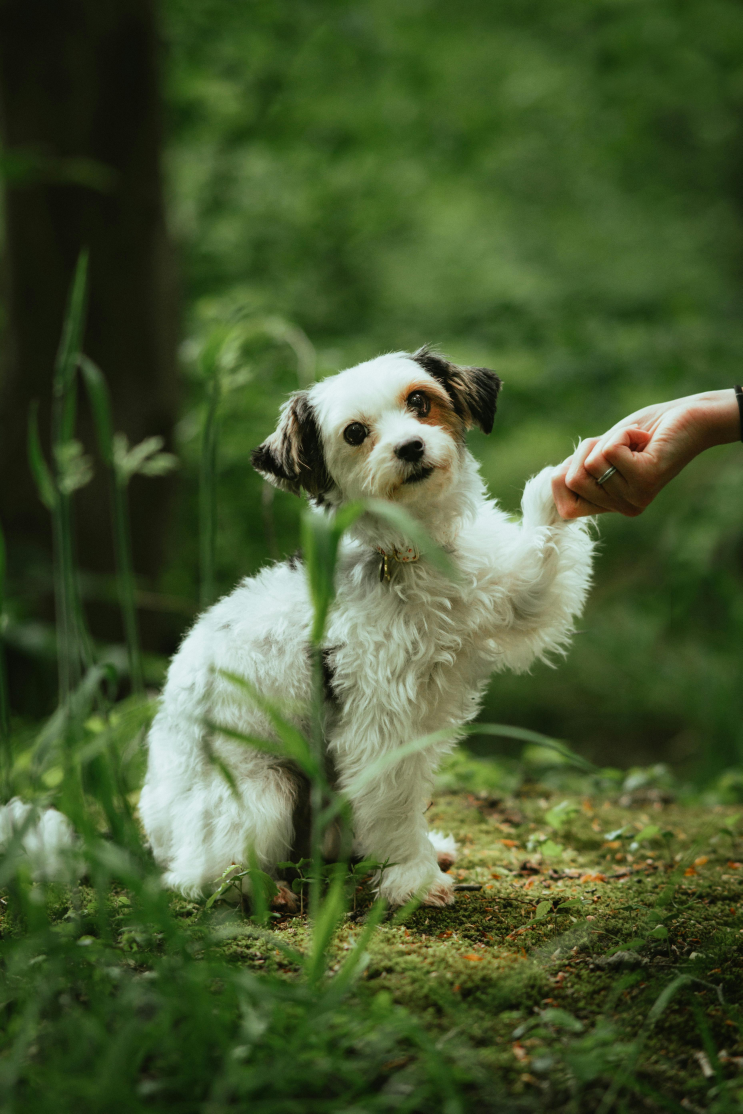
#> input picture Images/pic4.jpg, 3712 x 5568 px (shown at 1/5 size)
$ python draw.py
#> lines starting #> are read from the running program, lines starting #| are printed output that depends on the picture
import cv2 as cv
import numpy

image = cv.imread('Images/pic4.jpg')
#> image is the input picture: shape (5568, 3712, 3); mean B, G, R 49.2, 89.2, 72.1
# cv.imshow('pic4', image)

# displays black image
# height and width is 500 with 3 color channel
blank_image = numpy.zeros((500, 500, 3), dtype = 'uint8')
# cv.imshow("blank", blank_image)

#----------------Color------------------------
#adding color to the blank image
#by default, it is blue-green-red
# blank_image[:] = 255, 255, 255

#adding color to a specific area only
# blank_image[200:300, 200:300] = 255, 255, 255
# cv.imshow('color', blank_image)

#-----------------Rectangle-------------------
#draw a rectangle
#(image, point1, point2, color, thickness)
cv.rectangle(blank_image, (100,200), (200,100), (255,0,0), thickness = 10 )
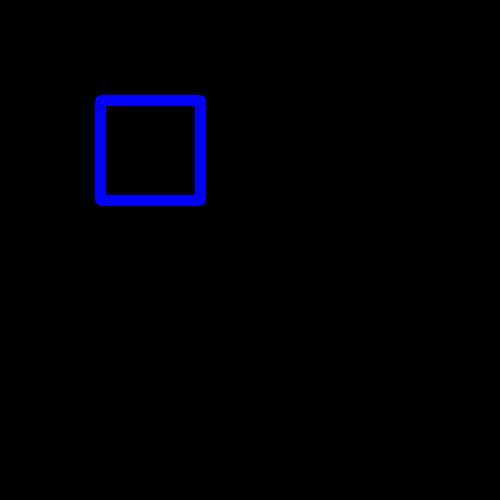
#> blank_image: shape (500, 500, 3); mean of channels 0, 1, 2 4.4, 0, 0; drawn as B, G, R
# cv.imshow('rectangle', image)

#-------------------Circle--------------------
#draw a circle
#(image, center_point, pixel_radius, color, thickness)
cv.circle(blank_image, (250,250), 40, (255,0,0), thickness=10)
# cv.imshow('circle', blank_image)

#-------------------Line----------------------
#draw a line
#(image, starting_point, end_point, color, thickness)
cv.line(blank_image, (0,0), (300,300), (255,0,0), thickness=10)
cv.line(blank_image, (200,0), (400,400), (255,0,0), thickness=10)
# cv.imshow('line', blank_image)

#--------------------Text----------------------
#write a text
#(image, 'text', starting_point, font, font_scale, color, thickness)
cv.putText(blank_image,
        'Hello',
        (200,400),
        cv.FONT_HERSHEY_TRIPLEX,
        1,
        (255,255,0),
        1)
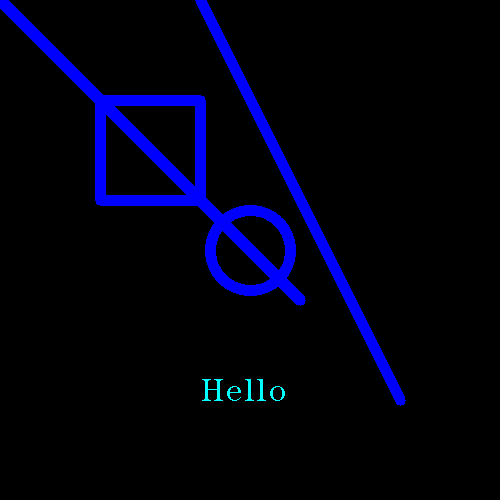
#> blank_image: shape (500, 500, 3); mean of channels 0, 1, 2 17.3, 0.5, 0; drawn as B, G, R


cv.imshow('draw', blank_image)
cv.waitKey(0)
